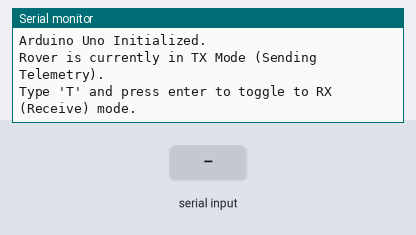
Bench run of a sketch on a simulated Arduino Uno, built with avr-gcc and run on an emulated ATmega328P. Shown: the last lines printed to the serial monitor. Inputs (shaded band) come from the test bench.

Above: at 1.2 s.
1.3 s: "T\n" received over Serial
At 1.9 s:
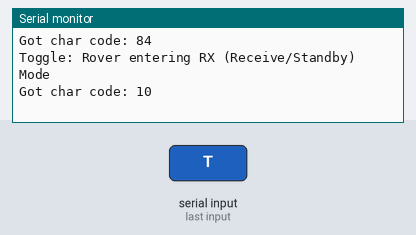
2.8 s: byte 84 ('T') received over Serial
At 3.5 s:
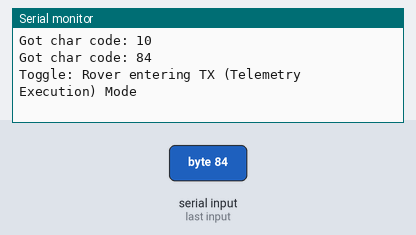
4.3 s: "T\n" received over the second serial link
At 5.1 s:
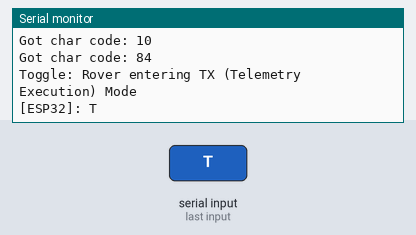
5.8 s: "t\n" received over the second serial link
At 6.2 s:
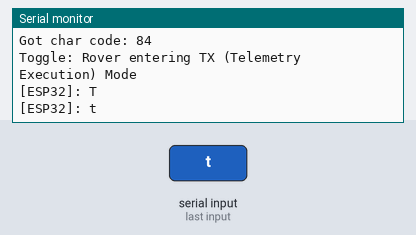
7.3 s: "1\n" received over the second serial link
At 8.5 s:
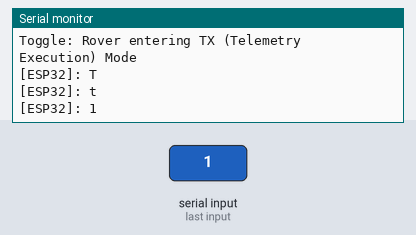
8.8 s: byte 116 ('t') received over Serial
At 9.3 s:
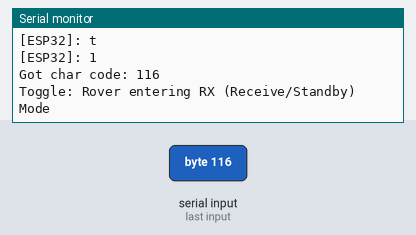
Timing chart, 0 to 11.3 s (numbered marks = the images above; inputs shaded):
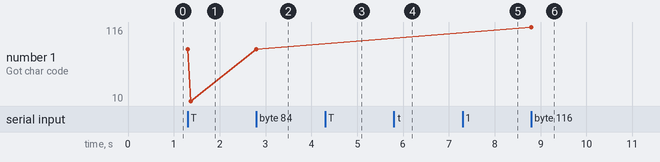

Measured:
- after the input at 1.3 s, the serial monitor: prints a new line at once (image 1)
- after the input at 2.8 s, the serial monitor: prints a new line at once (image 2)
- after the input at 4.3 s, the serial monitor: prints a new line at once (image 3)
- after the input at 5.8 s, the serial monitor: prints a new line at once (image 4)
- after the input at 7.3 s, the serial monitor: prints a new line at once (image 5)
- after the input at 8.8 s, the serial monitor: prints a new line at once (image 6)
- plotted number 1: 84 → 116 after the input at 8.8 s

The sketch:

oct21ArduinoSerialTest.ino
```cpp
#include <SoftwareSerial.h>

SoftwareSerial espSerial(2, 3); // RX = 2, TX = 3

bool isRxMode = false;
String rxBuffer = "";

void setup() {
  Serial.begin(9600);
  espSerial.begin(9600);

  Serial.println(F("Arduino Uno Initialized."));
  Serial.println(F("Rover is currently in TX Mode (Sending Telemetry)."));
  Serial.println(F("Type 'T' and press enter to toggle to RX (Receive) mode."));
}

void loop() {
  // 1. Toggle from the Serial Monitor
  while (Serial.available() > 0) {
    char input = Serial.read();

    // Debug: show exactly what the Uno received
    Serial.print(F("Got char code: "));
    Serial.println((int)input);

    if (input == 'T' || input == 't') {
      isRxMode = !isRxMode;

      if (isRxMode) {
        Serial.println(F("Toggle: Rover entering RX (Receive/Standby) Mode"));
        espSerial.println(F("SET_MODE:RX"));
      } else {
        Serial.println(F("Toggle: Rover entering TX (Telemetry Execution) Mode"));
        espSerial.println(F("SET_MODE:TX"));
      }
    }
  }

  // 2. Non-blocking read from the ESP32
  while (espSerial.available() > 0) {
    char c = espSerial.read();
    if (c == '\n') {
      rxBuffer.trim();
      if (rxBuffer.length() > 0) {
        Serial.print(F("[ESP32]: "));
        Serial.println(rxBuffer);
      }
      rxBuffer = "";
    } else if (rxBuffer.length() < 100) {
      rxBuffer += c;
    }
  }
}
```
